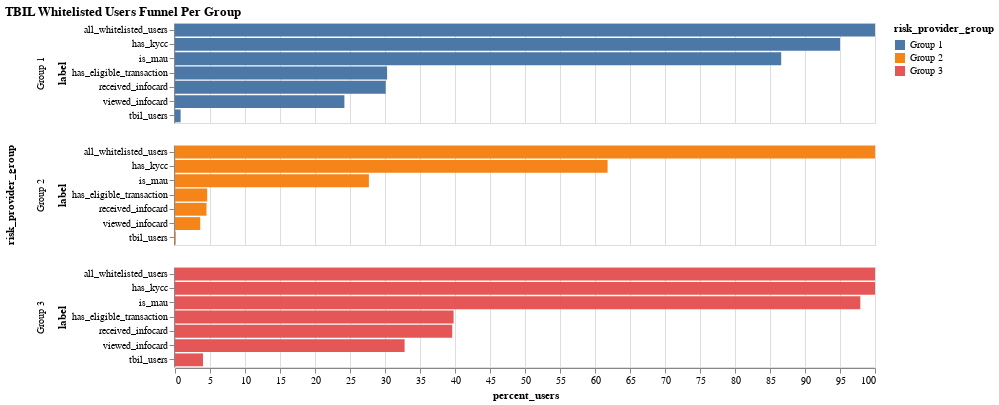

Here is the notebook cell this chart was saved with:
### Code cell
af.bar_multi(
    df_happy_funnel_groups,
    "risk_provider_group:N",
    "percent_users:Q",
    "label:N",
    "risk_provider_group:N",
    700,
    100,
    "-x",
).properties(title="TBIL Whitelisted Users Funnel Per Group")

### Figure 1 — Vega-Lite specification as saved in the notebook (floating-point values rounded to 4 significant figures)
{"config": {"view": {"continuousWidth": 400, "continuousHeight": 300}}, "data": {"name": "data-b7eecf305d6ec08b2b97cfc9cdae7109"}, "mark": "bar", "encoding": {"color": {"type": "nominal", "field": "risk_provider_group"}, "row": {"type": "nominal", "field": "risk_provider_group"}, "tooltip": {"type": "quantitative", "field": "percent_users"}, "x": {"type": "quantitative", "field": "percent_users"}, "y": {"type": "nominal", "field": "label", "sort": "-x"}}, "height": 100, "title": "TBIL Whitelisted Users Funnel Per Group", "width": 700, "$schema": "https://vega.github.io/schema/vega-lite/v4.8.1.json", "datasets": {"data-b7eecf305d6ec08b2b97cfc9cdae7109": [{"index": 22, "label": "all_whitelisted_users", "risk_provider_group": "Group 1", "users": 17296, "percent_users": 100.0}, {"index": 23, "label": "has_kycc", "risk_provider_group": "Group 1", "users": 16434, "percent_users": 95.0}, {"index": 21, "label": "is_mau", "risk_provider_group": "Group 1", "users": 14984, "percent_users": 86.6}, {"index": 27, "label": "has_eligible_transaction", "risk_provider_group": "Group 1", "users": 5249, "percent_users": 30.3}, {"index": 25, "label": "received_infocard", "risk_provider_group": "Group 1", "users": 5213, "percent_users": 30.1}, {"index": 24, "label": "viewed_infocard", "risk_provider_group": "Group 1", "users": 4186, "percent_users": 24.2}, {"index": 26, "label": "tbil_users", "risk_provider_group": "Group 1", "users": 142, "percent_users": 0.8}, {"index": 15, "label": "all_whitelisted_users", "risk_provider_group": "Group 2", "users": 21873, "percent_users": 100.0}, {"index": 20, "label": "has_kycc", "risk_provider_group": "Group 2", "users": 13515, "percent_users": 61.8}, {"index": 16, "label": "is_mau", "risk_provider_group": "Group 2", "users": 6069, "percent_users": 27.7}, {"index": 17, "label": "has_eligible_transaction", "risk_provider_group": "Group 2", "users": 997, "percent_users": 4.6}, {"index": 18, "label": "received_infocard", "risk_provider_group": "Group 2", "users": 993, "percent_users": 4.5}, {"index": 14, "label": "viewed_infocard", "risk_provider_group": "Group 2", "users": 784, "percent_users": 3.6}, {"index": 19, "label": "tbil_users", "risk_provider_group": "Group 2", "users": 22, "percent_users": 0.1}, {"index": 8, "label": "has_kycc", "risk_provider_group": "Group 3", "users": 10852, "percent_users": 100.0}, {"index": 9, "label": "all_whitelisted_users", "risk_provider_group": "Group 3", "users": 10852, "percent_users": 100.0}, {"index": 7, "label": "is_mau", "risk_provider_group": "Group 3", "users": 10626, "percent_users": 97.9}, {"index": 11, "label": "has_eligible_transaction", "risk_provider_group": "Group 3", "users": 4321, "percent_users": 39.8}, {"index": 12, "label": "received_infocard", "risk_provider_group": "Group 3", "users": 4296, "percent_users": 39.6}, {"index": 13, "label": "viewed_infocard", "risk_provider_group": "Group 3", "users": 3563, "percent_users": 32.8}, {"index": 10, "label": "tbil_users", "risk_provider_group": "Group 3", "users": 437, "percent_users": 4.0}]}}
